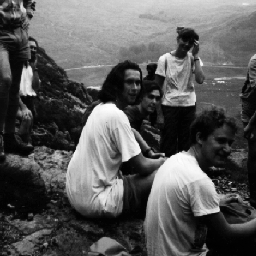
%> input picture matlab/images1.gif, 256 x 256 px
$ octave --eval "result = SaveRotatedImageBase;"   (GNU Octave 9; MATLAB toolbox functions it lacks are replaced by stand-ins)
%> lines starting %> are read from the running program, lines starting %| are printed output that depends on the picture
function [standard_image_base]=SaveRotatedImageBase()

%Save the 15 standard images into standard_image_base.
standard_image_base=zeros(256,256,15);

image=imrotate(imread('images1.gif'),45,'crop');
%> image: size 256x256 uint8; min 0, max 255, mean 75.6
standard_image_base(:,:,1)=image(:,:);

image=imrotate(imread('images2.gif'),45,'crop');
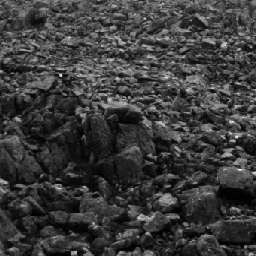
%> input picture matlab/images2.gif, 256 x 256 px
%> image: size 256x256 uint8; min 0, max 255, mean 49.3
standard_image_base(:,:,2)=image(:,:);

image=imrotate(imread('images3.gif'),45,'crop');
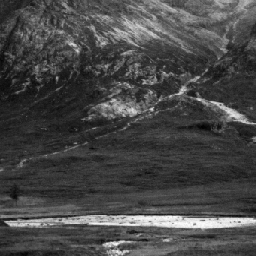
%> input picture matlab/images3.gif, 256 x 256 px
%> image: size 256x256 uint8; min 0, max 255, mean 57.8
standard_image_base(:,:,3)=image(:,:);

image=imrotate(imread('images4.gif'),45,'crop');
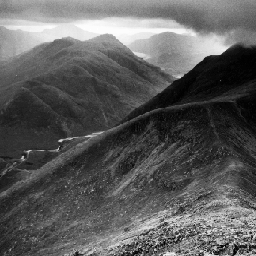
%> input picture matlab/images4.gif, 256 x 256 px
%> image: size 256x256 uint8; min 0, max 255, mean 71.6
standard_image_base(:,:,4)=image(:,:);

image=imrotate(imread('images5.gif'),45,'crop');
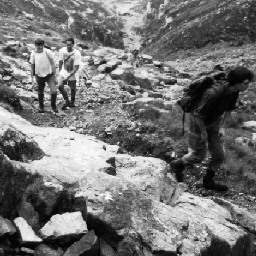
%> input picture matlab/images5.gif, 256 x 256 px
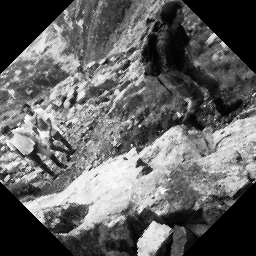
%> image: size 256x256 uint8; min 0, max 255, mean 99.1
standard_image_base(:,:,5)=image(:,:);

image=imrotate(imread('images6.gif'),45,'crop');
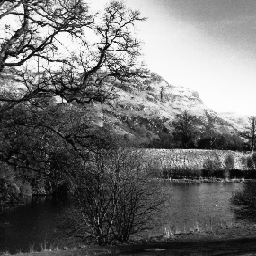
%> input picture matlab/images6.gif, 256 x 256 px
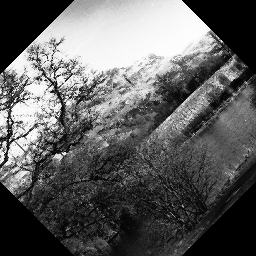
%> image: size 256x256 uint8; min 0, max 255, mean 95.2
standard_image_base(:,:,6)=image(:,:);

%> (the run ends here)
